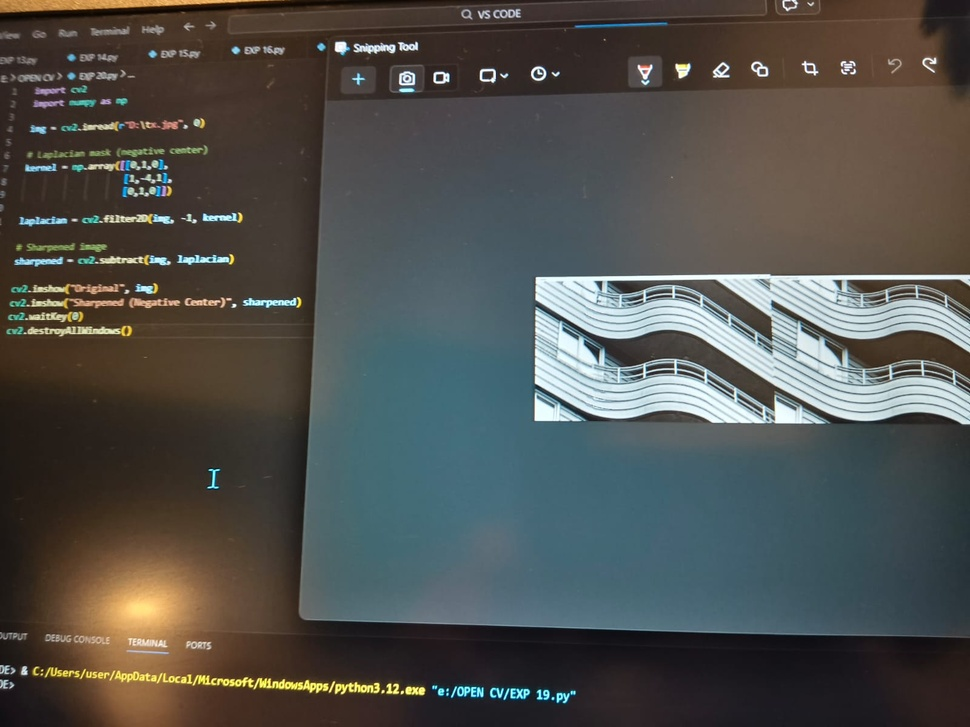
#> input picture EXP 20.jpeg, 970 x 727 px, shrunk from 1600 x 1200 before the run
$ jupyter execute Activity_1.ipynb   (shell and % lines are left out)
#> lines starting #> are read from the running program, lines starting #| are printed output that depends on the picture
[cell 1]
# Install required libraries (only first time)

import cv2
import numpy as np
import matplotlib.pyplot as plt
from google.colab import files

# Upload image from your computer
uploaded = files.upload()
#> the answer given: EXP 20.jpeg

# Get uploaded file name
image_path = list(uploaded.keys())[0]

# Read image
image = cv2.imread(image_path)
#> image is the input picture: shape (727, 970, 3); mean B, G, R 77.4, 80.9, 80.4

# Convert to RGB
image = cv2.cvtColor(image, cv2.COLOR_BGR2RGB)

# Reshape image
pixel_values = image.reshape((-1, 3))
pixel_values = np.float32(pixel_values)

# K-Means criteria
criteria = (cv2.TERM_CRITERIA_EPS + cv2.TERM_CRITERIA_MAX_ITER, 100, 0.2)

# Number of clusters
k = 4

# Apply K-Means
_, labels, centers = cv2.kmeans(pixel_values, k, None, criteria, 10, cv2.KMEANS_RANDOM_CENTERS)
#> centers = [[201.6, 213, 207], [51.91, 42.77, 37.09], [76.17, 101.9, 110.9], [94.18, 81.57, 69.99]]

# Convert centers
centers = np.uint8(centers)
#> centers = [[201, 213, 206], [51, 42, 37], [76, 101, 110], [94, 81, 69]]

# Reconstruct segmented image
segmented_data = centers[labels.flatten()]
segmented_image = segmented_data.reshape(image.shape)
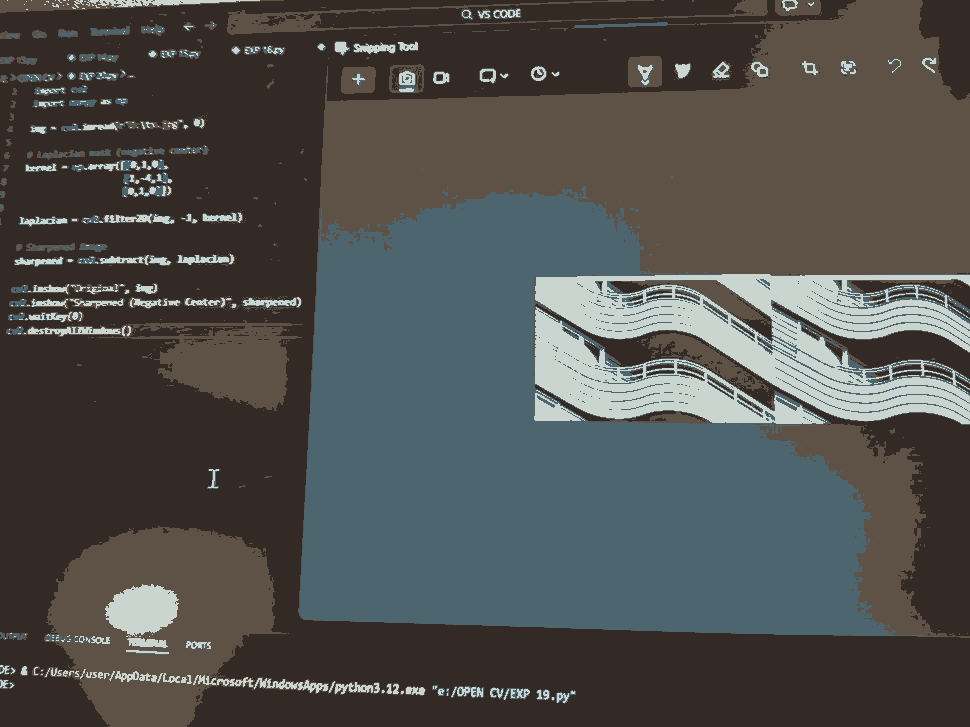
#> segmented_image: shape (727, 970, 3); mean R, G, B 79.9, 80.2, 76.8

# Show results
plt.figure(figsize=(10,5))

plt.subplot(1,2,1)
plt.imshow(image)
plt.title("Original Image")
plt.axis("off")

plt.subplot(1,2,2)
plt.imshow(segmented_image)
plt.title("Segmented Image (K-Means)")
plt.axis("off")

plt.show()
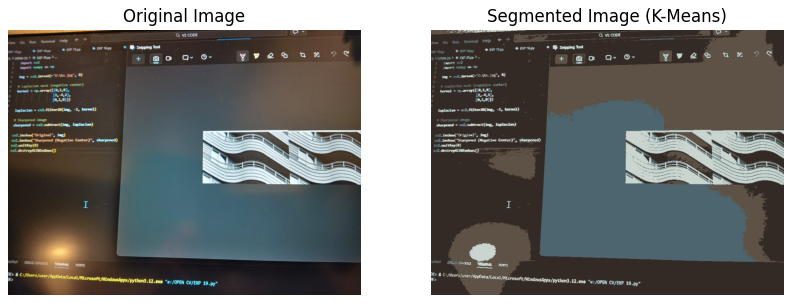
#> figure drawn by matplotlib, 2 panels
